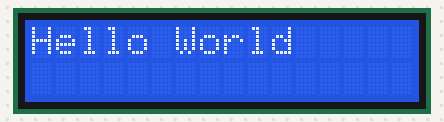
Recording of a sketch running on a simulated Arduino Uno, built with avr-gcc and run on an emulated ATmega328P. Shown: 16×2 character LCD.

Above: at 0.1 s.
At 1.1 s:
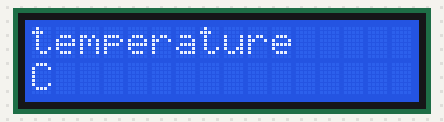

The sketch:

lesson_LCD.ino
```cpp
#include <LiquidCrystal_I2C.h>

LiquidCrystal_I2C lcd(0x27, 2, 1, 0, 4, 5, 6, 7, 3, POSITIVE);  // 設定 LCD I2C 位址

void setup(void)
{
  lcd.begin(16, 2);  // 設定LCD有2列16欄
  lcd.backlight();
}

void loop(void)
{
lcd.clear();
lcd.setCursor(0, 0);
lcd.print("Hello World");
delay(1000);
lcd.clear();
lcd.setCursor(0, 0);
lcd.print("temperature");
lcd.setCursor(0, 1);
lcd.print("C");
delay(1000);
}
```

Measured:
- what the display in image 1 shows lasts 1.0 s, from 1.1 s to 2.1 s
